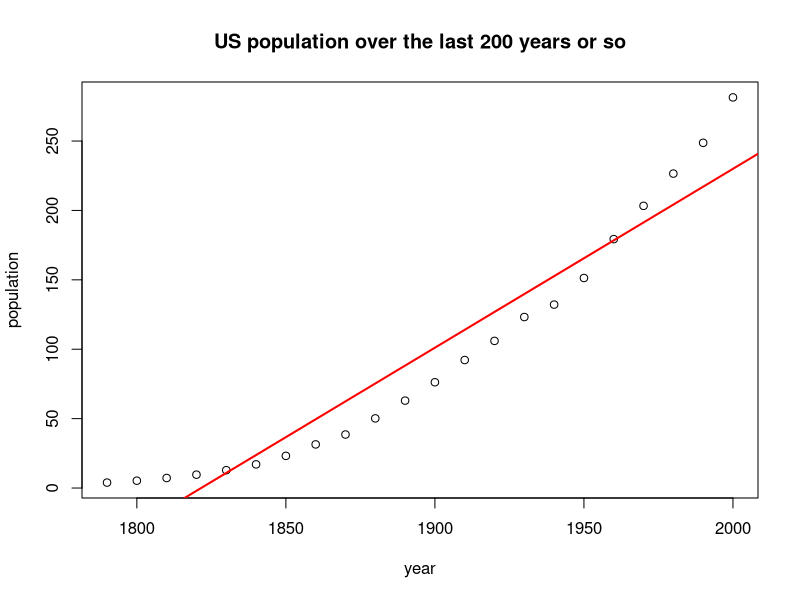
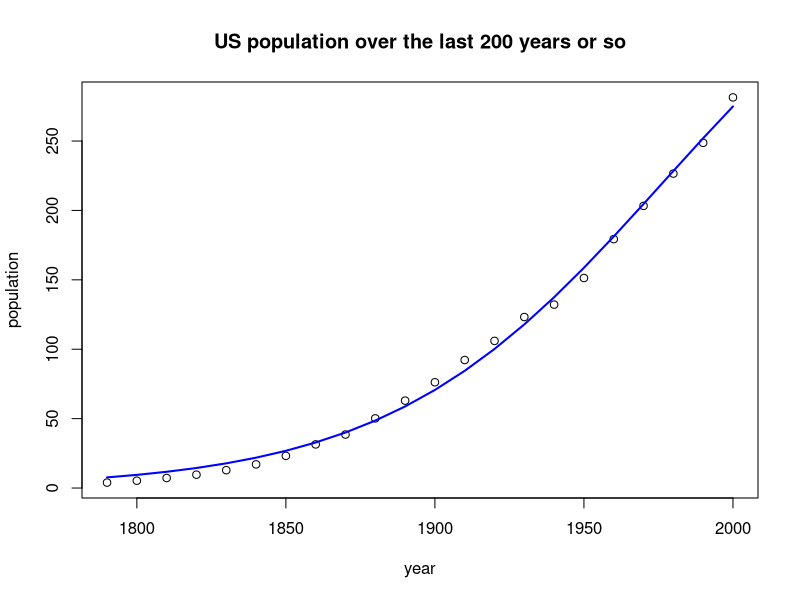

Write the R code that produced these figures, in order.
## ---- chunk 1
knitr::opts_chunk$set(
fig.path = "./media/nls/"
)
## ---- chunk 2
USPop <- data.frame(
  year = seq(from = 1790, to = 2000, by = 10),
  population = c(3.929, 5.308, 7.240, 9.638, 12.861, 17.063, 23.192, 31.443, 
                 38.558, 50.189, 62.980, 76.212, 92.228, 106.022, 123.203, 
                 132.165, 151.326, 179.323, 203.302, 226.542, 248.710, 281.422)
)

plot(population ~ year, data = USPop, 
     main = "US population over the last 200 years or so")
abline(lm(population ~ year, data = USPop), col = "red", lwd = 2)
## ---- chunk 3
t1 <- max(USPop$population) * 1.05
model_start <- lm(car::logit(population / t1) ~ year, USPop)
starts <- c(t1, model_start$coefficients)
names(starts) <- c("theta1", "theta2", "theta3")
print(starts)
## ---- chunk 4
form <- population ~ theta1  / (1 + exp(-(theta2 + theta3 * year)))
model <- nls(formula = form, data = USPop, start = starts)
print(model)
## ---- chunk 5
plot(population ~ year, data = USPop, 
     main = "US population over the last 200 years or so")
USPop$fitted_values <- fitted(model)
lines(fitted_values ~ year, data = USPop, col = "blue", lwd = 2)
